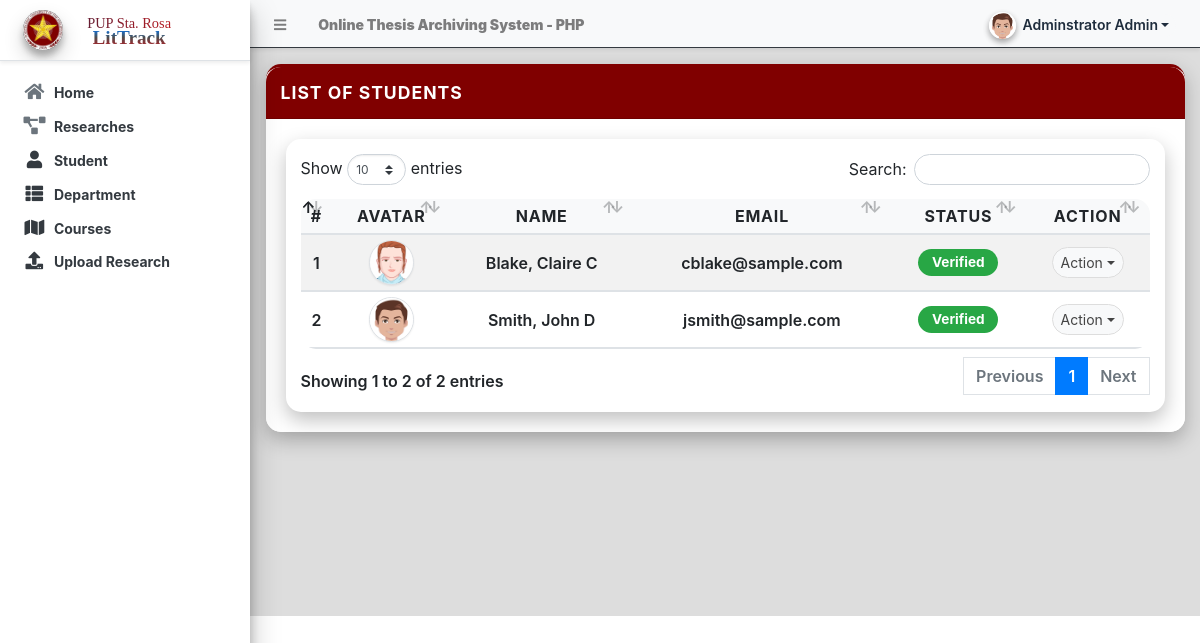
Before: /admin/?page=students (signed in) with the older database file.
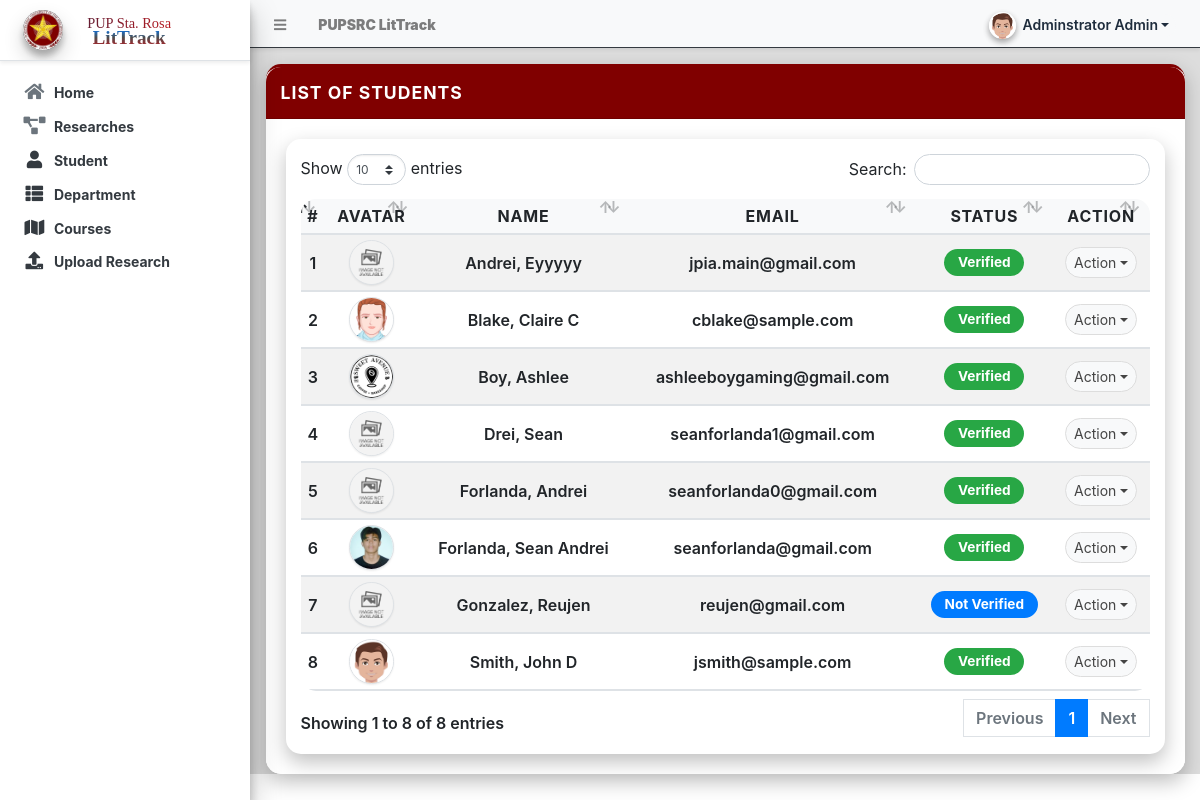
After: the same page with the newer database file.
### tables this page shows
CREATE TABLE `student_list` (
  `id` int(30) NOT NULL,
  `firstname` text NOT NULL,
  `middlename` text NOT NULL,
  `lastname` text NOT NULL,
  `department_id` int(30) NOT NULL,
  `curriculum_id` int(30) NOT NULL,
  `email` text NOT NULL,
  `password` text NOT NULL,
  `gender` varchar(50) NOT NULL,
  `status` tinyint(4) NOT NULL DEFAULT 0,
  `avatar` text NOT NULL,
  `date_created` datetime NOT NULL DEFAULT current_timestamp(),
  `date_updated` datetime DEFAULT NULL ON UPDATE current_timestamp(),
  `reset_token` varchar(255) DEFAULT NULL,
  `reset_token_expiration` datetime DEFAULT NULL
);

### config.php (called while the page is built, shortened)
<?php
require_once('classes/DBConnection.php');
require_once('classes/SystemSettings.php');
function validate_image($file){
	if(!empty($file)){
        $ex = explode('?',$file);
        $file = $ex[0];
        $param =  isset($ex[1]) ? '?'.$ex[1]  : '';
		if(is_file(base_app.$file)){
			return base_url.$file.$param;
		}else{
			return base_url.'dist/img/no-image-available.png';
		}
	}else{
		return base_url.'dist/img/no-image-available.png';
	}
}
function isMobileDevice(){
    $aMobileUA = array(
        '/iphone/i' => 'iPhone',
        '/ipod/i' => 'iPod',
        '/ipad/i' => 'iPad',
        '/android/i' => 'Android',
        '/blackberry/i' => 'BlackBerry',
        '/webos/i' => 'Mobile'
    );
    return false;
}
?>

### classes/DBConnection.php (called while the page is built, shortened)
<?php
class DBConnection{
    private $host = DB_SERVER;
    private $username = DB_USERNAME;
    private $password = DB_PASSWORD;
    private $database = DB_NAME;
    public $conn;
    public function __construct(){
        if (!isset($this->conn)) {
            $this->conn = new mysqli($this->host, $this->username, $this->password, $this->database);
        }
    }
}
?>

### classes/SystemSettings.php (called while the page is built, shortened)
<?php
class SystemSettings extends DBConnection {
    function userdata($field = '') {
        if(!empty($field)) {
            if(isset($_SESSION['userdata'][$field]))
                return $_SESSION['userdata'][$field];
            else
                return null;
        } else {
            return false;
        }
    }
    function info($field='') {
        if(!empty($field)) {
            if(isset($_SESSION['system_info'][$field]))
                return $_SESSION['system_info'][$field];
            else
                return false;
        } else {
            return false;
        }
    }
}
$_settings = new SystemSettings();
?>

### admin/students/index.php (the view, shortened to what this page needs)
</head>
<body>
    <div class="card card-outline card-primary">
        <div class="card-header">
            <h3 class="card-title">List of Students</h3>
        </div>
        <div class="card-body">
            <div class="table-container">
                <table class="table table-hover table-striped">
                    <thead>
                        <tr>
                            <th>#</th>
                            <th>Avatar</th>
                            <th>Name</th>
                            <th>Email</th>
                            <th>Status</th>
                            <th>Action</th>
                        </tr>
                    </thead>
                    <tbody>
                        <?php
                            $i = 1;
                            $qry = $conn->query("SELECT *,concat(lastname,', ',firstname,' ', middlename) as name from `student_list`  order by concat(lastname,', ',firstname,' ', middlename) asc ");
                            while($row = $qry->fetch_assoc()):
                        ?>
                        <tr>
                            <td class="text-center"><?php echo $i++; ?></td>
                            <td class="text-center"><img src="<?php echo validate_image($row['avatar']) ?>" class="img-avatar img-thumbnail p-0 border-2" alt="user_avatar"></td>
                            <td><?php echo ucwords($row['name']) ?></td>
                            <td><p class="m-0 truncate-1"><?php echo $row['email'] ?></p></td>
                            <td class="text-center">
                                <?php if($row['status'] == 1): ?>
                                    <span class="badge badge-pill badge-success">Verified</span>
                                <?php else: ?>
                                    <span class="badge badge-pill badge-primary">Not Verified</span>
                                <?php endif; ?>
                            </td>
                            <td align="center">
                                <button type="button" class="btn btn-flat btn-default btn-sm dropdown-toggle dropdown-icon" data-toggle="dropdown">
                                    Action
                                </button>
                            </td>
                        </tr>
                        <?php endwhile; ?>
                    </tbody>
                </table>
            </div>
        </div>
    </div>

### admin/index.php (shortened to what this page needs)
<?php require_once('../config.php'); ?>
 <!DOCTYPE html>
<html lang="en" class="" style="height: auto;">
<?php require_once('inc/header.php') ?>
  <body class="sidebar-mini layout-fixed control-sidebar-slide-open layout-navbar-fixed sidebar-mini-md sidebar-mini-xs" data-new-gr-c-s-check-loaded="14.991.0" data-gr-ext-installed="" style="height: auto;">
    <div class="wrapper">
     <?php require_once('inc/topBarNav.php') ?>
     <?php require_once('inc/navigation.php') ?>
     <?php $page = isset($_GET['page']) ? $_GET['page'] : 'home';  ?>
      <div class="content-wrapper pt-3" style="min-height: 567.854px;">
        <section class="content ">
          <div class="container-fluid">
            <?php
              if(!file_exists($page.".php") && !is_dir($page)){
                  include '404.html';
              }else{
                if(is_dir($page))
                  include $page.'/index.php';
                else
                  include $page.'.php';
              }
            ?>
          </div>
        </section>
      </div>
  </body>
</html>

### admin/inc/header.php (shortened to what this page needs)
<head>
    <link rel="stylesheet" href="<?php echo base_url ?>plugins/fontawesome-free/css/all.min.css">
    <link rel="stylesheet" href="<?php echo base_url ?>plugins/tempusdominus-bootstrap-4/css/tempusdominus-bootstrap-4.min.css">
  <link rel="stylesheet" href="<?php echo base_url ?>plugins/datatables-bs4/css/dataTables.bootstrap4.min.css">
  <link rel="stylesheet" href="<?php echo base_url ?>plugins/datatables-responsive/css/responsive.bootstrap4.min.css">
  <link rel="stylesheet" href="<?php echo base_url ?>plugins/datatables-buttons/css/buttons.bootstrap4.min.css">
  <link rel="stylesheet" href="<?php echo base_url ?>plugins/select2/css/select2.min.css">
  <link rel="stylesheet" href="<?php echo base_url ?>plugins/select2-bootstrap4-theme/select2-bootstrap4.min.css">
    <link rel="stylesheet" href="<?php echo base_url ?>plugins/icheck-bootstrap/icheck-bootstrap.min.css">
    <link rel="stylesheet" href="<?php echo base_url ?>plugins/jqvmap/jqvmap.min.css">
    <link rel="stylesheet" href="<?php echo base_url ?>dist/css/adminlte.css">
    <link rel="stylesheet" href="<?php echo base_url ?>dist/css/custom.css">
    <link rel="stylesheet" href="<?php echo base_url ?>plugins/overlayScrollbars/css/OverlayScrollbars.min.css">
    <link rel="stylesheet" href="<?php echo base_url ?>plugins/daterangepicker/daterangepicker.css">
    <link rel="stylesheet" href="<?php echo base_url ?>plugins/summernote/summernote-bs4.min.css">
  <link rel="stylesheet" href="<?php echo base_url ?>plugins/sweetalert2-theme-bootstrap-4/bootstrap-4.min.css">
  </head>

### admin/inc/topBarNav.php (shortened to what this page needs)
<nav class="main-header navbar navbar-expand navbar-light border  border-dark border-top-0  border-left-0 border-right-0 navbar-light text-sm shadow-sm">
  <ul class="navbar-nav">
    <li class="nav-item">
    <a class="nav-link" data-widget="pushmenu" href="#" role="button"><i class="fas fa-bars"></i></a>
    </li>
    <li class="nav-item d-none d-sm-inline-block">
      <a href="#" class="nav-link"><b><?php echo (!isMobileDevice()) ? $_settings->info('name'):$_settings->info('short_name'); ?></b></a>
    </li>
  </ul>
  <ul class="navbar-nav ml-auto">
    <li class="nav-item">
      <div class="btn-group nav-link">
            <button type="button" class="btn btn-rounded badge badge-light dropdown-toggle dropdown-icon" data-toggle="dropdown">
              <span><img src="<?php echo validate_image($_settings->userdata('avatar')) ?>" class="img-circle elevation-2 user-img" alt="User Image"></span>
              <span class="ml-3"><?php echo ucwords($_settings->userdata('firstname').' '.$_settings->userdata('lastname')) ?></span>
            </button>
        </div>
    </li>
  </ul>
</nav>

### admin/inc/navigation.php (shortened to what this page needs)
</head>
<body>
  <aside class="main-sidebar sidebar-light elevation-4 sidebar-no-expand bg-white">
    <a href="<?php echo base_url ?>admin" class="brand-link bg-transparent text-sm shadow-sm d-flex align-items-center">
    <img src="../uploads/pupLogo.jfif" alt="Store Logo" class="brand-image img-circle elevation-3 bg-black" style="width: 2.5rem; height: 2.5rem; max-height: unset; object-fit: scale-down; object-position: center center;">
      <span class="brand-text font-weight-light">
        <span style="font-family: 'Georgia', serif; font-size: 0.9rem; background: linear-gradient(to right, #651d32, #b81d24); -webkit-background-clip: text; color: transparent; font-weight: normal;">PUP Sta. Rosa</span>
        <span class="littrack-text">LitTrack</span>
      </span>
    </a>
    <div class="sidebar os-host os-theme-light os-host-overflow os-host-overflow-y os-host-resize-disabled os-host-transition os-host-scrollbar-horizontal-hidden">
      <div class="os-content-glue" style="margin: 0px -8px; width: 249px; height: 646px;"></div>
      <div class="os-padding">
        <div class="os-viewport os-viewport-native-scrollbars-invisible" style="overflow-y: scroll;">
          <div class="os-content" style="padding: 0px 8px; height: 100%; width: 100%;">
            <nav class="mt-4">
              <ul class="nav nav-pills nav-sidebar flex-column text-sm nav-compact nav-flat nav-child-indent nav-collapse-hide-child" data-widget="treeview" role="menu" data-accordion="false">
                <li class="nav-item dropdown">
                  <a href="./" class="nav-link nav-home <?php echo ($page == 'index') ? 'active' : '';?>">
                    <i class="nav-icon fas fa-home"></i>
                    <p class="text-dark">
                      Home
                    </p>
                  </a>
                </li>
                <li class="nav-item">
                  <a href="<?php echo base_url ?>admin/?page=archives" class="nav-link nav-archives <?php echo ($page == 'archives') ? 'active' : '';?>">
                  <i class="nav-icon fas fa-project-diagram"></i>
                    <p class="text-dark">
                      Researches
                    </p>
                  </a>
                </li>
                <li class="nav-item">
                  <a href="<?php echo base_url ?>admin/?page=students" class="nav-link nav-students <?php echo ($page == 'students') ? 'active' : '';?>">
                    <i class="nav-icon fas fa-user text-dark"></i>
                    <p class="text-dark">
                      Student
                    </p>
                  </a>
                </li>
                <li class="nav-item dropdown">
                  <a href="<?php echo base_url ?>admin/?page=departments" class="nav-link nav-departments <?php echo ($page == 'departments') ? 'active' : '';?>">
                    <i class="nav-icon fas fa-th-list text-dark"></i>
                    <p class="text-dark">
                      Department
                    </p>
                  </a>
                </li>
                <li class="nav-item dropdown">
                  <a href="<?php echo base_url ?>admin/?page=curriculum" class="nav-link nav-curriculum <?php echo ($page == 'curriculum') ? 'active' : '';?>">
                    <i class="nav-icon fas fa-map text-dark"></i>
                    <p class="text-dark">
                      Courses
                    </p>
                  </a>
                </li>
                  <li class="nav-item">
                    <a href="<?php echo base_url ?>/admin/?page=uploadresearch" class="nav-link nav-upload <?php echo ($page == 'uploadresearch') ? 'active' : '';?>">
                      <i class="nav-icon fas fa-upload text-dark"></i>
                      <p class="text-dark">
                        Upload Research
                      </p>
                    </a>
                  </li>
              </ul>
            </nav>
          </div>
        </div>
      </div>
    </div>
  </aside>

### admin/inc/topBarNav.php (style rules this page uses)
.user-img { position: absolute; height: 27px; width: 27px; object-fit: cover; left: -7%; top: -12%; }
.btn-rounded { border-radius: 50px; }

### admin/inc/navigation.php (style rules this page uses)
body, p, a, span, li, h1, h2, h3, h4, h5, h6 { font-weight: 600; }
.main-sidebar .nav-sidebar .nav-link p, .main-sidebar .nav-sidebar .nav-header, .main-sidebar .nav-sidebar .brand-text { font-weight: 700; }
.main-sidebar .os-content { margin-top: 0; }
.main-sidebar .nav-sidebar .nav-item:first-child { margin-top: 0.5rem; }
.brand-text { margin-left: 1rem; display: flex; flex-direction: column; align-items: center; }
.brand-text .littrack-text { font-family: 'Georgia', serif; font-size: 1.2rem; background: linear-gradient(to bottom, #007bff, #4e4e4e, #b81d24); -webkit-background-clip: text; color: transparent; font-weight: 800; margin-top: -0.4rem; line-height: 1; }
.brand-link { display: flex; align-items: center; transition: all 0.3s ease-in-out; }

### admin/students/index.php (style rules this page uses)
.img-avatar { width: 45px; height: 45px; object-fit: cover; object-position: center center; border-radius: 50%; }
.card-outline.card-primary { border-color: #800000; border-radius: 15px; box-shadow: 0 8px 20px rgba(0, 0, 0, 0.25); }
.card-header { background-color: #800000; color: white; padding: 15px; border-radius: 15px 15px 0 0; font-weight: bold; text-transform: uppercase; letter-spacing: 1px; }
.card-title { font-weight: bold; }
.card-body { padding: 20px; border-radius: 0 0 15px 15px; background-color: #ffffff; }
.table { width: 100%; margin-bottom: 0; border-collapse: separate; border-spacing: 0; border-radius: 15px; overflow: hidden; }
.table th, .table td { vertical-align: middle; text-align: center; padding: 12px 15px; border: none; border-bottom: 2px solid #dee2e6; }
.table th { font-weight: bold; text-transform: uppercase; letter-spacing: 0.05em; background-color: #f8f9fa; }
.table-striped tbody tr:nth-of-type(odd) { background-color: #f2f2f2; }
.table-container { padding: 15px; box-shadow: 0 8px 20px rgba(0, 0, 0, 0.25); border-radius: 15px; overflow: hidden; }
.badge-pill { font-size: 0.85em; padding: 0.5em 1em; font-weight: bold; border-radius: 50px; }
.btn, .btn-flat, .btn-default, .btn-sm, .btn-primary, .btn-secondary { border-radius: 25px; }
.table .dropdown-toggle { border-radius: 25px; }

Changed rows visible on the page:
added student_list: name "Andrei, Eyyyyy", email "jpia.main@gmail.com", status "Verified"
added student_list: avatar (picture), name "Boy, Ashlee", email "ashleeboygaming@gmail.com", status "Verified"
added student_list: name "Drei, Sean", email "seanforlanda1@gmail.com", status "Verified"
added student_list: name "Forlanda, Andrei", email "seanforlanda0@gmail.com", status "Verified"
added student_list: avatar (picture), name "Forlanda, Sean Andrei", email "seanforlanda@gmail.com", status "Verified"
added student_list: name "Gonzalez, Reujen", email "reujen@gmail.com", status "Not Verified"
Other visible differences:
$_settings->info('name'): "Online Thesis Archiving System - PHP" → "PUPSRC LitTrack"
text written by a page script: "Show entries Search: Showing 1 to 2 of 2 entries Previous 1 Next" → "Show entries Search: Showing 1 to 8 of 8 entries Previous 1 Next"
